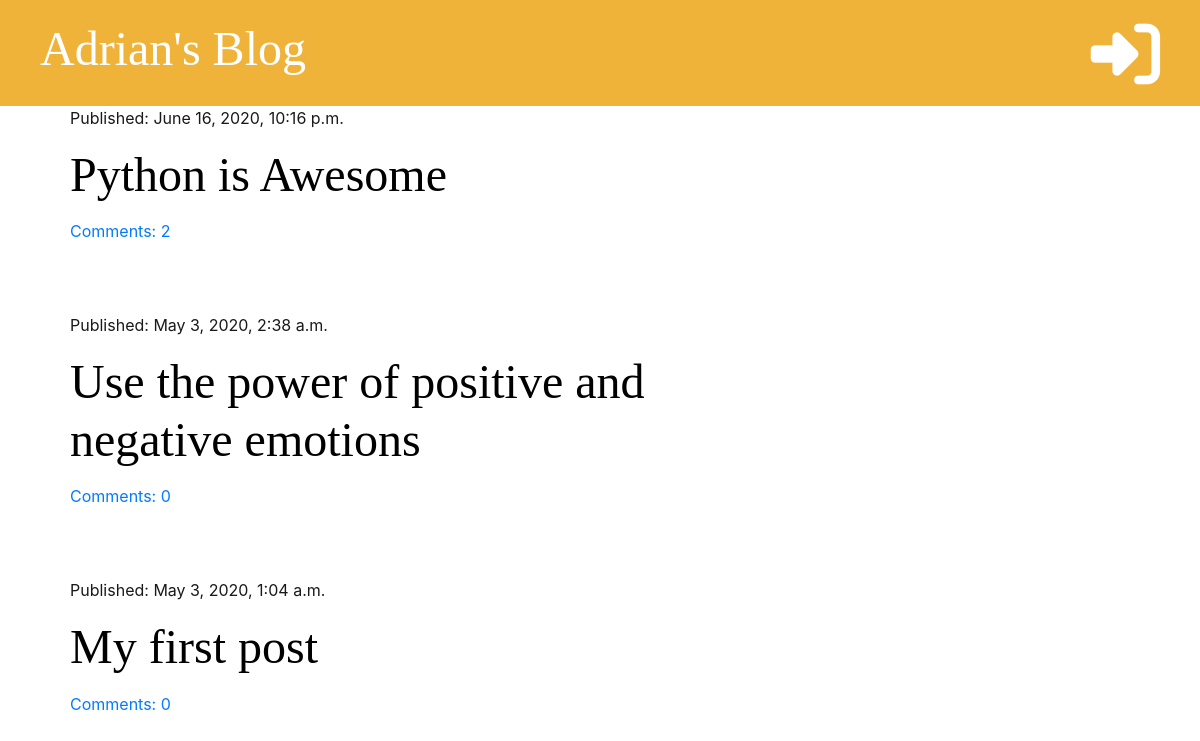
The page / on the database its author committed.
### blog/models.py (models this page shows, shortened)
class Post(models.Model):
    author = models.ForeignKey('auth.User', on_delete=models.CASCADE)
    title = models.CharField(max_length=200)
    text = models.TextField()
    create_date = models.DateTimeField(default=timezone.now)
    published_date = models.DateTimeField(blank=True, null=True)
    def approved_comments(self):
        return self.comments.filter(approved=True)

### blog/views.py (the view)
# urls.py: path('', views.post_list, name='post_list'),
def post_list(request):
    posts = Post.objects.filter(published_date__lte=timezone.now()).order_by('-published_date')
    stuff_for_frontend = {'posts': posts}
    return render(request, 'blog/post_list.html', stuff_for_frontend)

### blog/templatetags/markdownify.py (called while the page is built)
@register.filter
def markdown(value):
    renderer = HighlightRenderer()
    markdown = mistune.Markdown(renderer=renderer)
    return markdown(value)

### blog/templates/blog/post_list.html (shortened to what this page needs)
{% extends 'blog/base.html' %}
{% load markdownify %}
{% block content %}
    {% for post in posts %}
        <div class="post">
            <div class="date">
                <p>Published: {{ post.published_date }}</p>
            </div>
            <h1><a href="{% url 'post_detail' pk=post.pk %}">{{ post.title }}</a></h1>
            <a href="{% url 'post_detail' pk=post.pk %}">Comments: {{ post.approved_comments.count }}</a>
        </div>
    {% endfor %}
{% endblock %}

### blog/static/css/blog.css (style rules this page uses)
h1, h2, h3, h4 { font-family: 'Tangerine', 'Inconsolata', 'Droid Sans', serif; font-size: 48px; }
.date { color: #1a1919; }
.post { margin-bottom: 70px; }
.post h1 a { color: #000000; }

### rows shown on the page
Post: published_date "June 16, 2020, 10:16 p.m.", title "Python is Awesome", approved_comments.count "2"
Post: published_date "May 3, 2020, 2:38 a.m.", title "Use the power of positive and negative emotions", approved_comments.count "0"
Post: published_date "May 3, 2020, 1:04 a.m.", title "My first post", approved_comments.count "0"
